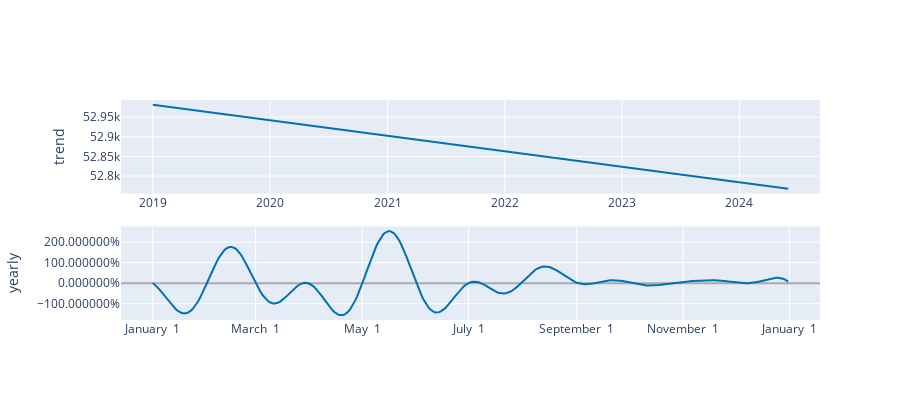

The cell this chart's notebook holds for it:
### Code cell
plot_components_plotly(model_forecast, forecast_f)
